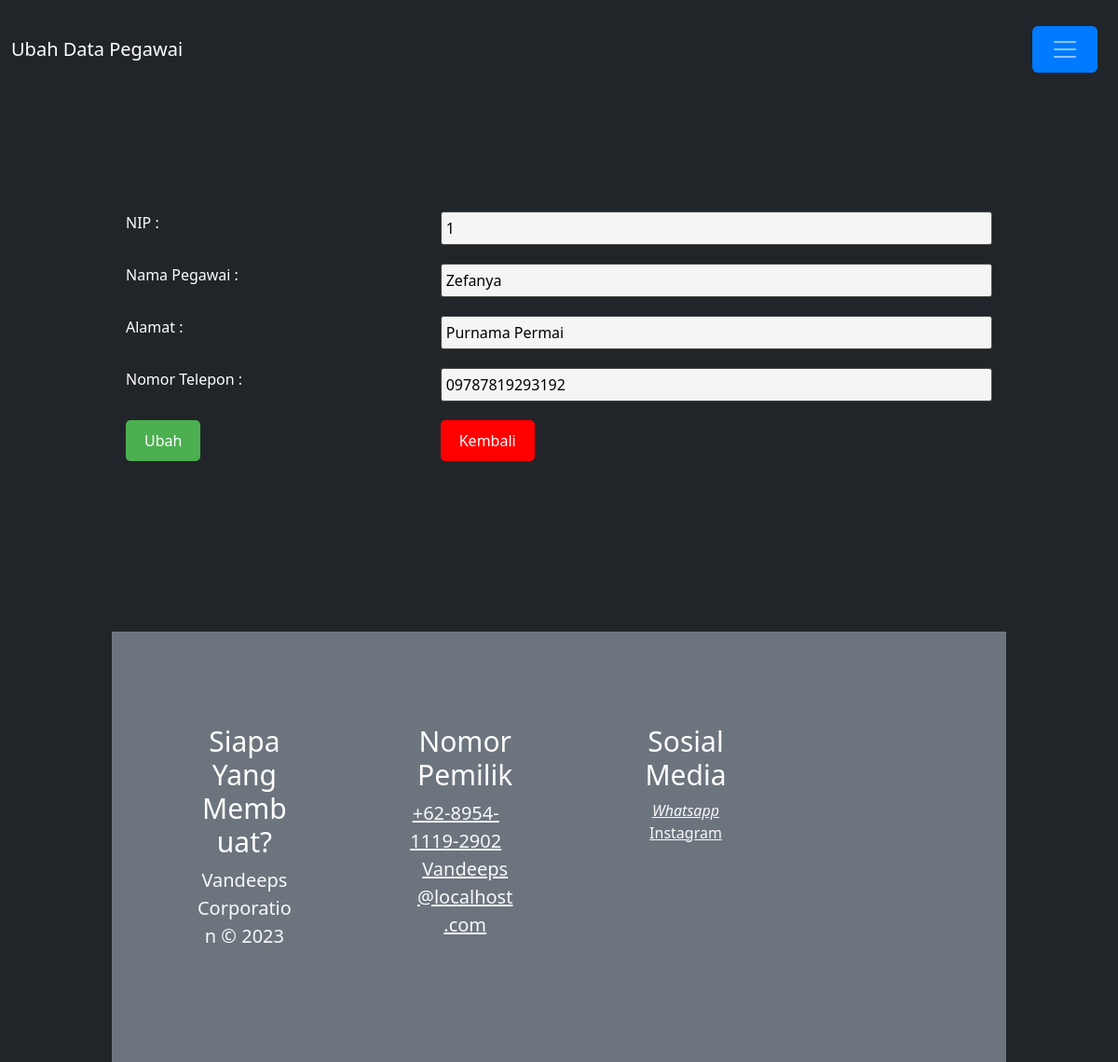
The page /editpegawai.php?NIP=1 on the database its author committed.
### tables this page shows
CREATE TABLE `data_karyawan` (
  `NIP` varchar(16) NOT NULL,
  `nama` varchar(100) NOT NULL,
  `alamat` varchar(100) NOT NULL,
  `hp` varchar(16) NOT NULL
);

### editpegawai.php (the view, shortened to what this page needs)
<!DOCTYPE html>
<html lang="en">
<head>
    <link rel="stylesheet" href="style1.css" />
  <link href="https://cdn.jsdelivr.net/npm/bootstrap@5.3.1/dist/css/bootstrap.min.css" rel="stylesheet">
</head>
<body>
<a class="btn btn-primary" data-bs-toggle="offcanvas" href="#offcanvasExample" role="button" aria-controls="offcanvasExample">
</a>
<nav class="navbar navbar-dark bg-dark fixed-top">
  <div class="container-fluid">
    <a class="navbar-brand" href="#">Ubah Data Pegawai</a>
    <button class="navbar-toggler" type="button" data-bs-toggle="offcanvas" data-bs-target="#offcanvasDarkNavbar" aria-controls="offcanvasDarkNavbar" aria-label="Toggle navigation">
      <span class="navbar-toggler-icon"></span>
    </button>
  </div>
</nav>
</head>
<body>
<h3 align="center">Ubah Data</h3>
    <?php
    include "koneksi.php";
    if(isset($_GET['NIP'])){
    $a = $_GET['NIP'];
    $data =  "SELECT * FROM data_karyawan WHERE NIP = '$a'";
    $sql = mysqli_query($koneksi,$data);
    while ($data = mysqli_fetch_array($sql)){
        ?>
  <form action="proceditpegawai.php" method="post">
    <table>
      <tbody>
      <tr>
                <td>NIP : </td>
                <td><input type="text" name="NIP" maxlength="11" value="<?php echo $data['NIP']?>" readonly=""></td>
            </tr>
            <tr>
                <td>Nama Pegawai : </td>
                <td><input type="text" name="nama" maxlength="100" value="<?php echo $data['nama']?>"></td>
            </tr>
            <tr>
                <td>Alamat : </td>
                <td><input type="text" name="alamat" maxlength="100" value="<?php echo $data['alamat']?>"></td>
            </tr>
            <tr>
                <td>Nomor Telepon : </td>
                <td><input type="text" name="hp" maxlength="100" value="<?php echo $data['hp']?>"></td>
            </tr>
            <tr>
                <td><input class="button-simpan" type="submit" value="Ubah"></td>
                <td><input class="button-kembali" type="button" value="Kembali" onclick="history.go(-1);"></td>
            </tr>
    </table>
    </form>
    <?php
    }
}
    ?>
<footer>
		<div class="jumbotron jumbotron-fluid bg-secondary p-4 mt-5 mb-0">
			<div class="container">
				<div class="row">
					<div class="col-12 col-sm-12 col-md-12 col-lg-4 col-xl-4 cizgi">
						<div class="card bg-secondary border-0">
							<div class="card-body text-light text-center">
								<h5 class="card-title text-white display-4" style="font-size:30px">Siapa Yang Membuat?</h5>
							<p class="d-inline lead">Vandeeps Corporation © 2023<br>
							</p>
							</div>
						</div>
					</div>
					<div class="col-12 col-sm-12 col-md-6 col-lg-4 col-xl-4 cizgi">
						<div class="card bg-secondary border-0">
							<div class="card-body text-center">
								<h5 class="card-title text-white display-4" style="font-size:30px">Nomor Pemilik</h5>
								<a class="text-light d-block lead" style="margin-left: -20px" href="https://wa.me/+62895411192902"><i class="fa fa-phone mr-2"></i>+62-8954-1119-2902</a>
								<a class="text-light d-block lead" href="#"><i class="fa fa-envelope mr-2"></i>Vandeeps@localhost.com</a>
							</div>
						</div>
					</div>
					<div class="col-12 col-sm-12 col-md-6 col-lg-4 col-xl-4">
						<div class="card bg-secondary border-0">
							<div class="card-body text-center">
							<h5 class="card-title text-white display-4" style="font-size:30px">Sosial Media</h5>
									<a class="text-light" href="https://wa.me/+62895411192902"><i class="fa fa-twitter-square fa-fw fa-2x">Whatsapp</i></a>
									<a class="text-light" href="https://instagram.com/evannsss._?igshid=OGQ5ZDc2ODk2ZA=="><i class="fa fa-instagram fa-fw fa-2x"></i>Instagram</a>
							</div>
						</div>
					</div>
				</div>
			</div>
		</div>
	</footer>
</body>
</html>

### style1.css (style rules this page uses)
*, html { margin: 0; padding: 0; }
body { background-color: #555; margin: 0; padding: 0; }
tBody { width: 80%; }
.button-simpan { background-color: #4CAF50; color: white; padding: 10px 20px; border: none; border-radius: 5px; cursor: pointer; font-size: 16px; }
.button-kembali { background-color: red; color: white; padding: 10px 20px; border: none; border-radius: 5px; cursor: pointer; font-size: 16px; }

### editpegawai.php (style rules this page uses)
body { background-image: url('mantap.png'); background-size:cover; background-position: center; background-repeat: repeat; }
form { width: 100%; margin: 0 auto; margin-top:20px; padding: 125px; color:white; background-image: url('mantap.png'); }
table { width: 100%; padding: 10px; }
td { padding: 10px; vertical-align: top; }
input[type="text"] { width: 100%; padding: 5px; border: 1px solid #ccc; border-radius: 3px; box-sizing: border-box; }
div { margin: 20px auto; width: 80%; }
button { padding: 8px 15px; background-color: #007bff; border: none; color: white; border-radius: 3px; cursor: pointer; }
button[type="button"] { background-color: #dc3545; }
body { background-color: #1f1f1f; color: #fff; }
table { width: 100%; border-collapse: collapse; }
table td { padding: 10px; }
input[type="text"] { background-color: whitesmoke; color: black; border: 1px solid #444; padding: 5px; width: 100%; }
button[type="submit"], button[type="button"] { background-color: #007bff; color: #fff; border: none; padding: 10px 20px; margin-right: 10px; cursor: pointer; }

### rows shown on the page
data_karyawan: NIP "1", nama "Zefanya", alamat "Purnama Permai", hp "09787819293192"
